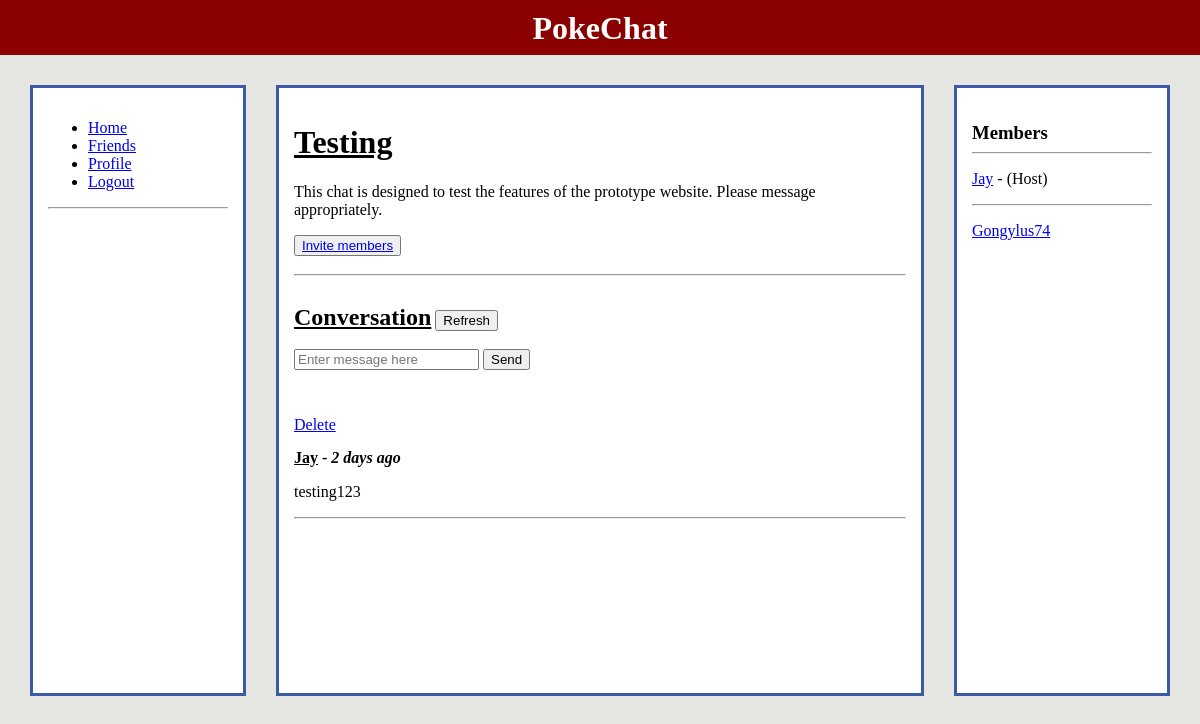
The page /view-group/1/ (signed in) on the database its author committed.
### main/models.py (models this page shows, shortened)
class Group(models.Model):
    host = models.ForeignKey(User, on_delete=models.SET_NULL, null=True)
    name = models.CharField(max_length=200)
    topic = models.ForeignKey(Topic, on_delete=models.SET_NULL, null=True, blank=True)
    description = models.TextField(null=True, blank=True)
    members = models.ManyToManyField(User, related_name="members", blank=True)
    public = models.BooleanField()
    updated = models.DateTimeField(auto_now=True)
    created = models.DateTimeField(auto_now_add=True)
    class Meta:
        ordering = ["-updated", "-created"]

class Message(models.Model):
    user = models.ForeignKey(User, on_delete=models.CASCADE)
    group = models.ForeignKey(Group, on_delete=models.CASCADE)
    text = models.TextField()
    updated = models.DateTimeField(auto_now=True)
    created = models.DateTimeField(auto_now_add=True)
    class Meta:
        ordering = ["-updated", "-created"]

### main/views.py (the view)
# urls.py: path("view-group/<str:id>/", views.viewGroup, name="view-group"),
@login_required(login_url="login")
def viewGroup(request, id):
    try:
        group = Group.objects.get(id=id)
        members = group.members.all()
        group_invites = GroupInvites.objects.filter(receiver=request.user, sender=group)
        if group.public == False and request.user not in members and request.user != group.host and group_invites.count()==0:
            messages.error(request, "This group is private.")
            return redirect("home")
        else:
            chats = group.message_set.all()
            participant = True
            if request.user not in members and request.user != group.host:
                participant = False
                if request.method == "POST":
                    group.members.add(request.user)
                    if group_invites.count() != 0:
                        group_invites.delete()
                    messages.success(request, "Joined group.")
                    return redirect("view-group", id=group.id)
            else:
                if request.method == "POST":
                    message = Message.objects.create(
                        user = request.user,
                        group = group,
                        text = request.POST.get("text")
                    )
                    return redirect("view-group", id=group.id)
            context = {"group": group, "group_messages": chats, "members": members, "participant": participant}
            return render(request, "main/view_group.html", context)
    except:
        messages.error(request, "No group with this id.")
        return redirect("home")

### main/templates/main/view_group.html (shortened to what this page needs)
{% extends "base.html" %}
{% block content %}
<div class="desktop">
    <div class="column">
        {% include "sidebar.html" %}
    </div>
    <div class="column">
        {% if not participant %}
            <h1><u>{{group.name}}</u></h1>
            <p>{{ group.description }}</p>
            <hr>
            <h2 style="margin-bottom: 0px; display:inline-block;"><u>Conversation</u></h2>
            <button style="display:inline-block;" onclick="refresh()">Refresh</button>
            <div class="join-form">
                <br>
                <form method="POST" action="">
                    {% csrf_token %}
                    <button type="submit" value="Join">Join</button>
                </form>
                <br>
            </div>
        {% else%}
            <h1><u>{{group.name}}</u></h1>
            <p>{{ group.description }}</p>
            {% if request.user == group.host %}
                <button><a href="{% url 'add-members' group.id %}">Invite members</a></button>
            {% else %}
                <button><a href="{% url 'leave-group' group.id %}">Leave</a></button>
            {% endif %}
            <div style="height:10px;"></div>
            <hr>
            <h2 style="margin-bottom: 0px; display:inline-block;"><u>Conversation</u></h2>
            <button style="display:inline-block;" onclick="refresh()">Refresh</button>
            <div class="message-form">
                <br>
                <form method="POST" action="">
                    <input type="text" name="text" placeholder="Enter message here" required />
                    <button type="submit" value="Submit">Send</button>
                </form>
                <br>
            </div>
        {% endif %}
        <div class="message-wrapper">
            <div style="height:18px;"></div>
            {% for message in group_messages %}
                {% if message.user == request.user %}
                    <div style="height:10px;"></div>
                    <a href="{% url 'delete-message' message.id %}">Delete</a>
                {% endif %}
                <h4 style="margin: 15px 0px;"><u>{{ message.user }}</u> - <i>{{message.created|timesince}} ago</i></h4>
                <p>{{ message.text }}</p>
                <hr style="margin-bottom: 15px;">
            {% endfor %}
        </div>
    </div>
    <div class="column">
        <h3 style="margin-bottom: 0px;">Members</h3>
        <hr>
        <p><a href="{% url 'profile' group.host.id %}">{{ group.host }}</a> - (Host) </p>
        <hr>
        {% for user in members %}
            <div>
                <p><a href="{% url 'profile' user.id %}">{{ user.username }}</a>{% if user == request.user %} - (Me) {% endif %}</p>
            </div>
        {% endfor %}
    </div>
</div>
{% endblock %}

### templates/base.html (style rules this page uses)
body { background-color: #E6E6E3; margin: 0px; }

### main/templates/main/view_group.html (style rules this page uses)
.desktop { display: grid; grid-template-columns: 1fr 3fr 1fr; align-items: start; gap: 30px; margin-left: 30px; margin-right: 30px; }
.column { border: 3px #3c5aa6 solid; background-color: #FFF; padding: 15px; min-height: 575px; }

### rows shown on the page
Group: name "Testing", description "This chat is designed to test the features of the prototype website. Please message appropriately.", host "Jay"
Message: shows "Delete", user "Jay", created "2 days", text "testing123"

### other values the page prints
{{ user.username }} "Gongylus74"
